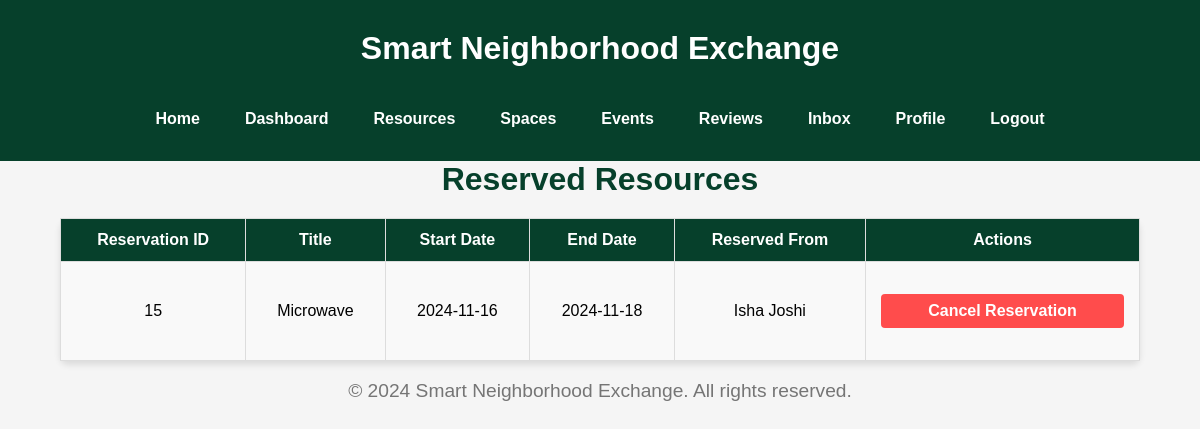
Screenshot of /reserved-resources (signed in) with the database file from the repository.
### tables this page shows
CREATE TABLE ResourceReservations (
    reservation_id INTEGER PRIMARY KEY AUTOINCREMENT,
    resource_id INTEGER NOT NULL,
    user_id INTEGER NOT NULL,
    reservation_start_date TEXT NOT NULL,
    reservation_end_date TEXT NOT NULL, created_at TEXT,
    FOREIGN KEY (resource_id) REFERENCES Resources(resource_id),
    FOREIGN KEY (user_id) REFERENCES Users(user_id)
);

CREATE TABLE Resources (
    resource_id INTEGER PRIMARY KEY AUTOINCREMENT,
    user_id INTEGER,
    title TEXT NOT NULL,
    description TEXT,
    images TEXT,
    category TEXT,
    availability TEXT,
    date_posted TEXT NOT NULL,
    FOREIGN KEY (user_id) REFERENCES Users(user_id)
);

CREATE TABLE Users (
    user_id INTEGER PRIMARY KEY AUTOINCREMENT,
    name TEXT NOT NULL,
    email TEXT NOT NULL UNIQUE,
    password TEXT NOT NULL,
    profile_image TEXT,
    location TEXT
);

### app.py (the view)
@app.route('/reserved-resources')
def reserved_resources():
    user_id = get_user_id()
    con = get_db()
    cur = con.execute("""
        SELECT rr.reservation_id, r.title, rr.reservation_start_date, rr.reservation_end_date, u.name AS reserved_from
        FROM ResourceReservations rr
        JOIN Resources r ON rr.resource_id = r.resource_id
        JOIN Users u ON r.user_id = u.user_id
        WHERE rr.user_id = ?
    """, (user_id,))
    reservations = cur.fetchall()
    return render_template('resources/reserved_resources.html', reservations=reservations)

### app.py (called while the page is built)
def get_db():
    db = getattr(g, '_database', None)
    if db is None:
        db = g._database = sqlite3.connect(DATABASE)
    return db

@app.teardown_appcontext
def close_connection(exception):
    db = getattr(g, '_database', None)
    if db is not None:
        db.close()

def get_user_id():
    return session.get('user_id')

### templates/resources/reserved_resources.html (shortened to what this page needs)
{% extends "base.html" %}
{% block content %}
<header class="reserved-resources-header">
    <h1>Reserved Resources</h1>
</header>
<main class="reserved-resources-content">
    {% if reservations %}
    <table class="reserved-resources-table">
        <thead>
            <tr>
                <th>Reservation ID</th>
                <th>Title</th>
                <th>Start Date</th>
                <th>End Date</th>
                <th>Reserved From</th>
                <th>Actions</th>
            </tr>
        </thead>
        <tbody>
            {% for reservation in reservations %}
            <tr class="reserved-resources-row">
                <td>{{ reservation[0] }}</td>
                <td>{{ reservation[1] }}</td>
                <td>{{ reservation[2] }}</td>
                <td>{{ reservation[3] }}</td>
                <td>{{ reservation[4] }}</td>
                <td>
                    <form action="{{ url_for('cancel_reservation', reservation_id=reservation[0]) }}" method="POST" class="cancel-reservation-form">
                        <button type="submit" class="reserved-resources-cancel-btn">Cancel Reservation</button>
                    </form>
                </td>
            </tr>
            {% endfor %}
        </tbody>
    </table>
    {% else %}
    <p class="reserved-resources-no-reservations">No active reservations.</p>
    {% endif %}
</main>
{% endblock %}

### static/css/style.css (style rules this page uses)
body { font-family: Arial, sans-serif; background-color: #f5f5f5; margin: 0; padding: 0; }
h1, h2 { color: #333333; }
h1 { font-size: 2em; text-align: center; margin-top: 0; color: #06402B; }
form { margin: 20px 0; }
button { width: 100%; padding: 12px; font-size: 1em; font-weight: bold; color: #ffffff; background-color: #06402B; border: none; border-radius: 5px; cursor: pointer; transition: background-color 0.3s ease; }
body { overflow-y: auto; }
body { font-family: Arial, sans-serif; background-color: #f5f5f5; margin: 0; padding: 0; overflow-y: auto; }
.reserved-resources-header h1 { text-align: center; color: #06402B; font-size: 2em; margin-bottom: 20px; }
.reserved-resources-table { width: 90%; margin: 0 auto; border-collapse: collapse; }
.reserved-resources-table th, .reserved-resources-table td { padding: 12px 15px; text-align: center; border-bottom: 1px solid #ddd; }
.reserved-resources-table th { background-color: #06402B; color: white; font-weight: bold; }
.reserved-resources-cancel-btn { background-color: #ff4c4c; color: white; border: none; padding: 8px 16px; border-radius: 4px; cursor: pointer; font-weight: bold; transition: background-color 0.3s; }
header h1 { text-align: center; color: #06402B; margin-bottom: 20px; }
table { width: 100%; border-collapse: collapse; margin-bottom: 20px; }
table th, table td { padding: 10px; text-align: left; border-bottom: 1px solid #ddd; }
table th { background-color: #06402B; color: white; }
table td { background-color: #f9f9f9; }
h1, h2 { text-align: center; color: #2a643d; margin-bottom: 20px; }
table { width: 80%; margin: 20px auto; border-collapse: collapse; background-color: #f9f9f9; border-radius: 8px; box-shadow: 0 4px 6px rgba(0, 0, 0, 0.1); }
table thead { background-color: #06402B; color: white; }
table th, table td { text-align: center; padding: 10px; border: 1px solid #ddd; }
table th { font-weight: bold; }

### rows the page displays
ResourceReservations: reservation_id "15", title "Microwave", reservation_start_date "2024-11-16", reservation_end_date "2024-11-18", name "Isha Joshi"
